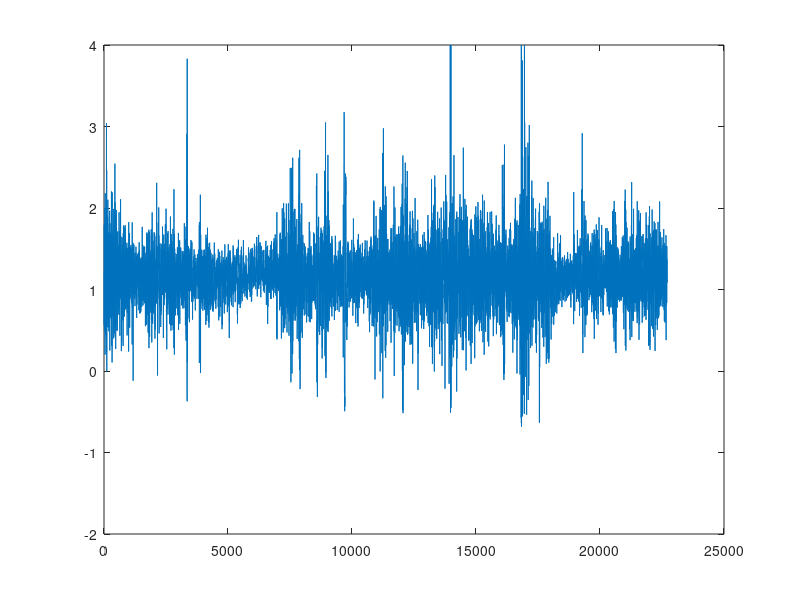
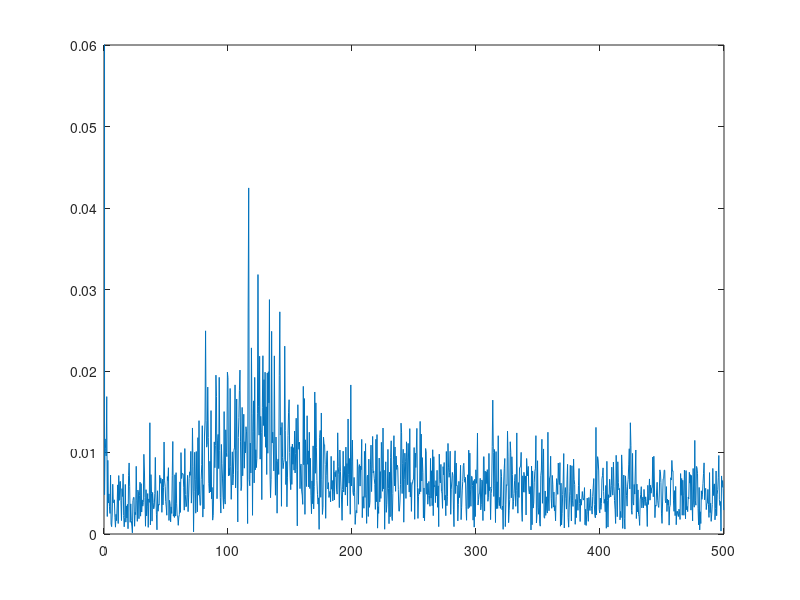

These charts were generated, in order, by the following MATLAB code: (Note: this script raises an error after producing the figures.)
load log3.dat
load bump.dat
logx = log3;
n = 10;
b = arrayfun(@(i) mean(logx(i:i+n-1)),1:n:length(logx)-n+1)';
logx = b;
figure(1)
plot(log3);
axis([0 25000 -2 4]);
% axis([0 5000 1.1 1.3])
% Fs = 1000;  % Sampling Frequency
Fs = 1000;
T = 1/Fs;
L = length(logx);
Y = fft(logx);
P2 = abs(Y/L);
P1 = P2(1:L/2+1);
P1(2:end-1) = 2*P1(2:end-1);
f = Fs*(0:(L/2))/L;
figure(2)
plot(f, P1);
axis([0 500 0 0.06])

  % Sampling Frequency

% Construct an FDESIGN object and call its BUTTER method.


N   = 2;   % Order
Fc1 = 3;   % First Cutoff Frequency
Fc2 = 80;  % Second Cutoff Frequency

% Construct an FDESIGN object and call its BUTTER method.
h  = fdesign.bandpass('N,F3dB1,F3dB2', N, Fc1, Fc2, Fs);
Hd = design(h, 'butter');
y = filter(Hd, logx);
figure(3)
plot(y)
axis([0 3000 -1 1]);


Fs = 1000;
T = 1/Fs;
L = length(y);
Y = fft(y);
P2 = abs(Y/L);
P1 = P2(1:L/2+1);
P1(2:end-1) = 2*P1(2:end-1);
f = Fs*(0:(L/2))/L;
figure(4)
plot(f, P1);
axis([0 500 0 0.06])



%plot(line) 